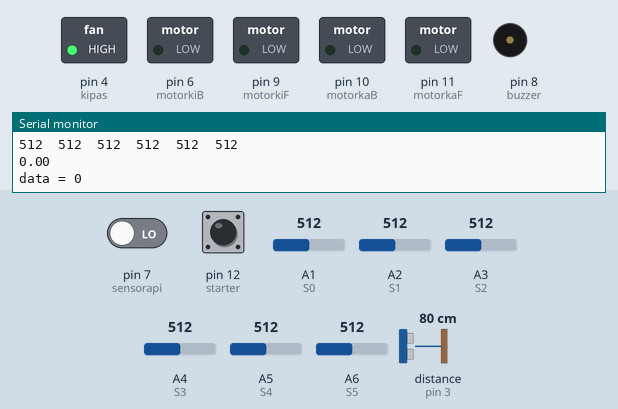
A sketch run on a simulated Arduino Nano, built with avr-gcc and run on an emulated ATmega328P. Shown: switched loads named in the sketch (green lamp = pin HIGH), buzzer (waves = sounding, pin HIGH), the last lines printed to the serial monitor. The test bench sets the inputs (shaded band); at power-on: A3 (S2) = 512, A2 (S1) = 512, A1 (S0) = 512, pin 12 (starter) HIGH, pin 7 (sensorapi) LOW, A4 (S3) = 512, A5 (S4) = 512, A6 (S5) = 512, distance to the obstacle (sensor on pin 3) 80 cm. The echo pulse lasts 58.3 µs per cm.

Above: at 1.2 s.
1.3 s: A3 (S2) set to 266
2.8 s: A3 (S2) set to 243
5.8 s: A2 (S1) set to 240
8.8 s: A1 (S0) set to 257
11.8 s: A1 (S0) set to 241
14.8 s: pin 12 (starter) pulled LOW for 0.15 s
At 15.4 s:
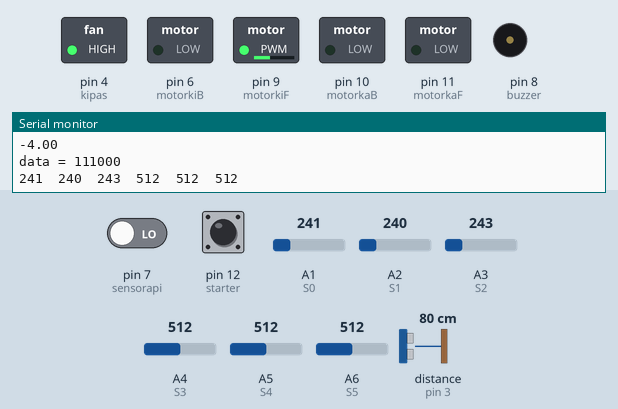
Timing chart, 0 to 17.4 s (numbered marks = the images above; inputs shaded):
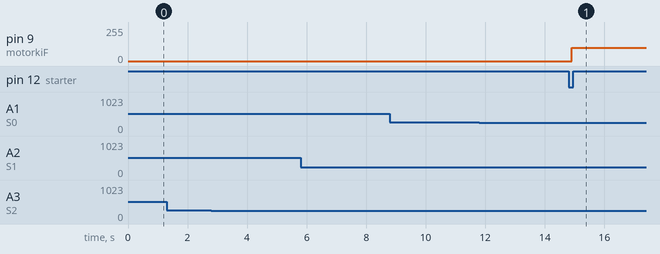

The sketch:

LFPAmaze2.ino
```cpp
#include "robotDefines.h"

void reset() {
  mazeSolved = false;
  nullify(path);
  nullify(optimizedPath);
  pathLength = 0;
  optimizedPathLength = 0;
}

void setup(){
  pinMode(motorkiB, OUTPUT);
  pinMode(motorkaB, OUTPUT);
  pinMode(motorkiF, OUTPUT);
  pinMode(motorkaF, OUTPUT);
  pinMode(buzzer,OUTPUT);
  pinMode(kipas, OUTPUT);
  pinMode(starter, INPUT_PULLUP);
  Serial.begin(9600);
  pinMode(sensorapi, INPUT);
  digitalWrite(kipas, HIGH);
  digitalWrite(buzzer, LOW);

//  simpleMaze();
}


void loop(){
//  readsensor();
//  calculate_pid();
  if(robot_run == false){
    readsensor();
    if(digitalRead(starter) == 0){
      robot_run = true;
    }
  }
  else{
    Maze();
  }
}
```

mazesolve.ino
```cpp
void turn (char dir) {
  switch(dir)
  {
   case 'R':
     do {
      readsensor();
      right();
      Serial.print("Kanan");
    } while (error != 0);
   break;

   case 'L':
    do {
      readsensor();
      left();
      Serial.print("Kiri");
    } while (error != 0);
   break;

   case 'S':
      calculate_pid();
   break;

   case 'B':
    do {
      readsensor();
      left();
    } while (error != 0);
   break;

   case 'H':
    do {
      readsensor();
      left();
    } while (error != 0);
   break;

   case 'F':
      forward();
   break;
  }
}

void Maze(){
  while(!status1){
  readsensor();
  switch (mode){
       case Left:
       path[pathLength] = 'L';
       pathLength ++;
       turn('L');
       break;

       case Right:
      // forward();
       //delay(100);
         if(mode != Line){
            path[pathLength] = 'R';
            pathLength ++;
            turn('R');
         }
         else if (mode == Line){
            path[pathLength] = 'S';
            pathLength ++;
            turn('S');
            }
        break;

       case Cross:
      // path[pathLength] = 'F';
      //pathLength ++;
       turn('F');
       break;

//       case Noline:
//       path[pathLength] = 'B';
//       pathLength ++;
//       turn('B');
//       break;

       case Fire:
       path[pathLength] = 'F';
       pathLength ++;
       padam = true;
       status1 = 1;
       turn('F');
       break;

       case Hall:
       path[pathLength] = 'B';
       pathLength ++;
       turn('B');
       break;

       case Line:
       calculate_pid();
       break;
  }
 }
}

void nullify(char a[]) {
  for (int i=0; i<pathSize; i++) {
    a[i] = NULL;
  }
}

void simpleMaze() {
  boolean changed = true;
  tempLength = pathLength;
  optimizedPathLength = pathLength;
  int i = 0;
  int j = 0;

  //copies the path array
  for (i=0; i<pathLength; i++) {
    a1[i] = path[i];
  }

  while (changed == true) {
    changed = false;
    for (i=0, j=0; i<tempLength; i++, j++) {
      if (a1[i+1] != 'B') {
        a2[j] = a1[i];
      } else if (a1[i+1] == 'B') {

        if (a1[i] == 'L' && a1[i+2] == 'R') {
          a2[j] = 'B';
        } else if (a1[i] == 'L' && a1[i+2] == 'S') {
          a2[j] = 'R';
        } else if (a1[i] == 'R' && a1[i+2] == 'L') {
          a2[j] = 'B';
        } else if (a1[i] == 'S' && a1[i+2] == 'L') {
          a2[j] = 'R';
        } else if (a1[i] == 'S' && a1[i+2] == 'S') {
          a2[j] = 'B';
        } else if (a1[i] == 'L' && a1[i+2] == 'L') {
          a2[j] = 'S';
        }

        i+=2;
        optimizedPathLength -= 2;
      } //end if

    } //end for
    nullify(a1);
    tempLength = optimizedPathLength;

    for (i=0, j=0; i<tempLength; i++, j++) {
      if (a2[i+1] != 'B') {
        a1[j] = a2[i];
      } else if (a2[i+1] == 'B') {

        if (a2[i] == 'L' && a2[i+2] == 'R') {
          a1[j] = 'B';
        } else if (a2[i] == 'L' && a2[i+2] == 'S') {
          a1[j] = 'R';
        } else if (a2[i] == 'R' && a2[i+2] == 'L') {
          a1[j] = 'B';
        } else if (a2[i] == 'S' && a2[i+2] == 'L') {
          a1[j] = 'R';
        } else if (a2[i] == 'S' && a2[i+2] == 'S') {
          a1[j] = 'B';
        } else if (a2[i] == 'L' && a2[i+2] == 'L') {
          a1[j] = 'S';
        }

        i+=2;
        optimizedPathLength -= 2;
        changed = true;
      } //end if

    } //end for
    nullify(a2);
    tempLength = optimizedPathLength;
  } //end while

  for (i=0; i<optimizedPathLength; i++) {
    optimizedPath[i] = a1[i];
    Serial.print(optimizedPath[i]);
    Serial.print('\t');
  }

  Serial.print('\n');

  for (i=0, j=0; i<optimizedPathLength; i++, j++) {
    if (optimizedPath[i] == 'L' ) {a3[j] = 'R';}
    else if (optimizedPath[i] == 'R' ) {a3[j] = 'L';}
    else if (optimizedPath[i] == 'S' ) {a3[j] = optimizedPath[i];}
    else if (optimizedPath[i] == 'B' ) {a3[j] = optimizedPath[i];}
  }

  for (j=0; j<optimizedPathLength; j++) {
    Serial.print(a3[j]);
    Serial.print('\t');
  }

  Serial.print('\n');

  for (i=0; i<optimizedPathLength; i++) {
    a4[i] = a3[i];
  }

  int temp;
  if(optimizedPathLength%2==0){
    for(i=0; i<optimizedPathLength/2; i++){
      temp=a4[optimizedPathLength-1-i];
      a4[optimizedPathLength-1-i]=a4[i];
      a4[i]=temp;
    }
    for (i=0; i<optimizedPathLength; i++) {
    Serial.print(a4[i]);
    Serial.print('\t');
  }
  }
  else if(optimizedPathLength%2==1){
    for(i=0; i<(optimizedPathLength-1)/2; i++){
      temp=a4[optimizedPathLength-1-i];
      a4[optimizedPathLength-1-i]=a4[i];
      a4[i]=temp;
    }
    for (i=0; i<optimizedPathLength; i++) {
    Serial.print(a4[i]);
    Serial.print('\t');
  }
  }
//  Serial.println(a4[1]);
 //Serial.println(optimizedPathLength);
}
```

motor.ino
```cpp
void calculate_pid(void)
{
  //int MotorSpeedKa = 100;
  //int MotorSpeedKi = 110;

  Kp = 150;
  Ki = 30;
  Kd = 170;

  P = error;
  I = I + previous_I;
  D = error - previous_error;

  PID_value = (Kp * P) + (Ki * I) + (Kd * D);

  left_motor_speed = MotorSpeed - PID_value;
  right_motor_speed = MotorSpeed + PID_value;
  powermotor = MotorSpeed - PID_value;


  // The motor speed should not exceed the max PWM value
  left_motor_speed = constrain(left_motor_speed, 0, 100);
  right_motor_speed = constrain(right_motor_speed, 0, 100);
  powermotor = constrain(powermotor, 0, 100);

//    Serial.print(PID_value);
//    Serial.print("\t");
//    Serial.print(left_motor_speed);
//    Serial.print("\t");
//    Serial.println(right_motor_speed);
  forward();
  previous_I = I;
  previous_error = error;
}

void forward(){
  analogWrite(motorkiF, left_motor_speed);
  analogWrite(motorkiB, 0);
  analogWrite(motorkaF, right_motor_speed);
  analogWrite(motorkaB, 0);
}

void left(){
  analogWrite(motorkiF, 0);
  analogWrite(motorkiB, MotorSpeed);
  analogWrite(motorkaF, MotorSpeed);
  analogWrite(motorkaB, 0);
}

void right(){
  analogWrite(motorkiF, MotorSpeed);
  analogWrite(motorkiB, 0);
  analogWrite(motorkaF, 0);
  analogWrite(motorkaB, MotorSpeed);
}

void back(){
  analogWrite(motorkiF, 0);
  analogWrite(motorkiB, MotorSpeed);
  analogWrite(motorkaF, MotorSpeed);
  analogWrite(motorkaB, 0);
}

void stopbot(){
  analogWrite(motorkiF, 0);
  analogWrite(motorkiB, 0);
  analogWrite(motorkaF, 0);
  analogWrite(motorkaB, 0);
}
```

optimalMaze.ino
```cpp
void runOptimizedMaze() {

}
```

padam.ino
```cpp
void padamkan (){
  if(padam==true){
  int i;
  while (i < 3){
  for(i = 0; i < 3; i++){
    unsigned long previousMillis = 0;
    const long interval = 1000;
    unsigned long currentMillis = millis();
   if (currentMillis - previousMillis >= interval) {
    // save the last time you blinked the LED
    previousMillis = currentMillis;
    int ApiPadam = digitalRead(sensorapi);
      if(ApiPadam == HIGH){
        digitalWrite(kipas, LOW);
        digitalWrite(buzzer, HIGH);
        }
      else if(ApiPadam == LOW){
        digitalWrite(kipas, HIGH);
        digitalWrite(buzzer, LOW);
      }
    }
   }
  }
 }
}
```

robotDefines.h
```cpp
//inisialisasi sensor
#include <NewPing.h>
#define trigPin 2
#define echoPin 3
#define DISTANCE 8
#define sensorapi 7
#define Left 1
#define Right 2
#define Back 3
#define Line 4
#define Cross 5
#define Hall 6
#define Fire 7
#define Noline 8
#define starter 12

boolean robot_run = false;

NewPing sonar(trigPin, echoPin, DISTANCE);
//sensor define
int mode;

int S0 = A1;
int S1 = A2;
int S2 = A3;
int S3 = A4;
int S4 = A5;
int S5 = A6;

int Mata0;
int Mata1;
int Mata2;
int Mata3;
int Mata4;
int Mata5;
int Mata6;
int Mata7;

//Array Sensor
int data;
unsigned char s[7];

//threshold sensor
int threshold = 250;

//delay times
#define checkTime 30
#define timeBeforeTurn 200

//inisialisasi motor
#define motorkiF 9
#define motorkiB 6
#define motorkaF 11
#define motorkaB 10
//Inisialisasi kecepatan motor
int MotorSpeed = 100;

unsigned int status1 = 0;
unsigned int status2 = 0;
unsigned int finish = 0;
boolean padam = false;
//inisialisasi maze
//max size of the path
#define pathSize 100
boolean mazeSolved;

//stores all the turns that the robot takes when it is solving the maze
char path[pathSize] = {};

//stores the path after it has been optimized
char optimizedPath[pathSize] = {};
char a1[pathSize] = {};
char a2[pathSize] = {};
char a3[pathSize] = {};
char a4[pathSize] = {};
int tempLength;
int pathLength;
int optimizedPathLength;
int pathIndex = 0;

// PID
float Kp;
float Ki;
float Kd;

float error = 0, P = 0, I = 0, D = 0, PID_value = 0;
float previous_error = 0, previous_I = 0;

float left_motor_speed;
float right_motor_speed;
float powermotor;

//robot output
#define kipas 4
#define buzzer 8
```

sensor.ino
```cpp
void readsensor()
{
   uint8_t distance = sonar.ping_cm();
   delay(10);                     // Wait 50ms between pings (about 20 pings/sec). 29ms should be the shortest delay between pings.
//    Serial.print("Ping: ");
//    Serial.print(sonar.ping_cm()); // Send ping, get distance in cm and print result (0 = outside set distance range)
//    Serial.println("cm");
//    delay(10);
  //pembacaan sensor
  Mata0 = analogRead(S0);
  Mata1 = analogRead(S1);
  Mata2 = analogRead(S2);
  Mata3 = analogRead(S3);
  Mata4 = analogRead(S4);
  Mata5 = analogRead(S5);

 //  converting to digital
  if(Mata0 < threshold)
  {s[0] = 1;}
  else
  {s[0] = 0;}
  if(Mata1 < threshold)
  {s[1] = 1;}
  else
  {s[1] = 0;}
  if(Mata2 < threshold)
  {s[2] = 1;}
  else
  {s[2] = 0;}
  if(Mata3 < threshold)
  {s[3] = 1;}
  else
  {s[3] = 0;}
  if(Mata4 < threshold)
  {s[4] = 1;}
  else
  {s[4] = 0;}
  if(Mata5 < threshold)
  {s[5] = 1;}
  else
  {s[5] = 0;}

//  change the sensor reading into aseria of binary number
  data=(s[0]*32)+(s[1]*16)+(s[2]*8)+(s[3]*4)+(s[4]*2)+(s[5]*1);

  if(digitalRead(sensorapi) == HIGH){if(distance){error = 0; mode = Fire;}}
 else if (distance){error = 0; mode = Hall; MotorSpeed = 70;}
 else if (data == 0b0011111){error = 0; mode = Left; MotorSpeed = 60;}
 else if (data == 0b0111110){error = 0; mode = Right; MotorSpeed = 60;}
 else if (data == 0b0100001){error = 0; mode = Cross; MotorSpeed = 70;}
 else if (data == 0b0111111){error = 0; mode = Noline; MotorSpeed = 50;}
 //else if (data == 0b0011111){error = 5; mode = Line; MotorSpeed = 60;}
 else if (data == 0b0000111){error = 4; mode = Line; MotorSpeed = 62;}
 else if (data == 0b0001111){error = 4; mode = Line; MotorSpeed = 62;}
 else if (data == 0b0101111){error = 3; mode = Line; MotorSpeed = 64;}
 else if (data == 0b0100111){error = 2; mode = Line; MotorSpeed = 66;}
 else if (data == 0b0110111){error = 1; mode = Line; MotorSpeed = 68;}
 else if (data == 0b0110011 || data == 0b0100011 || data == 0b0110001){error = 0; mode = Line; MotorSpeed = 100;}
 else if (data == 0b0111011){error = -1; mode = Line; MotorSpeed = 68;}
 else if (data == 0b0111001){error = -2; mode = Line; MotorSpeed = 66;}
 else if (data == 0b0111101){error = -3; mode = Line; MotorSpeed = 64;}
 else if (data == 0b0111000){error = -4; mode = Line; MotorSpeed = 62;}
 else if (data == 0b0111100){error = -4; mode = Line; MotorSpeed = 62;}
// else if (data == 0b0111110){error = -5; mode = Line; MotorSpeed = 60;}
  Serial.print("data = ");
  Serial.println(data,BIN);


// if ((s[0]==0)&&(s[1]==1)&&(s[2]==1)&&(s[3]==1)&&(s[4]==1)&&(s[5]==1)){error = 5; mode = Line; MotorSpeed = 54;}
// else if ((s[0]==0)&&(s[1]==0)&&(s[2]==1)&&(s[3]==1)&&(s[4]==1)&&(s[5]==1)){error = 4; mode = Line; MotorSpeed = 54;}
// else if ((s[0]==1)&&(s[1]==0)&&(s[2]==1)&&(s[3]==1)&&(s[4]==1)&&(s[5]==1)){error = 3; mode = Line; MotorSpeed = 54;}
// else if ((s[0]==1)&&(s[1]==0)&&(s[2]==0)&&(s[3]==1)&&(s[4]==1)&&(s[5]==1)){error = 2; mode = Line; MotorSpeed = 56;}
// else if ((s[0]==1)&&(s[1]==1)&&(s[2]==0)&&(s[3]==1)&&(s[4]==1)&&(s[5]==1)){error = 1; mode = Line; MotorSpeed = 58;}
// else if ((s[0]==1)&&(s[1]==1)&&(s[2]==0)&&(s[3]==0)&&(s[4]==1)&&(s[5]==1)){error = 0; mode = Line; MotorSpeed = 60;}
// else if ((s[0]==1)&&(s[1]==1)&&(s[2]==1)&&(s[3]==0)&&(s[4]==1)&&(s[5]==1)){error = -1; mode = Line; MotorSpeed = 58;}
// else if ((s[0]==1)&&(s[1]==1)&&(s[2]==1)&&(s[3]==0)&&(s[4]==0)&&(s[5]==1)){error = -2; mode = Line; MotorSpeed = 56;}
// else if ((s[0]==1)&&(s[1]==1)&&(s[2]==1)&&(s[3]==1)&&(s[4]==0)&&(s[5]==1)){error = -3; mode = Line; MotorSpeed = 54;}
// else if ((s[0]==1)&&(s[1]==1)&&(s[2]==1)&&(s[3]==1)&&(s[4]==0)&&(s[5]==0)){error = -4; mode = Line; MotorSpeed = 54;}
// else if ((s[0]==1)&&(s[1]==1)&&(s[2]==1)&&(s[3]==1)&&(s[4]==1)&&(s[5]==1)){error = -5; mode = Line; MotorSpeed = 54;}
// else if ((s[0]==0)&&(s[1]==0)&&(s[2]==0)&&(s[3]==0)&&(s[4]==1)&&(s[5]==1)){error = 0; mode = Left; MotorSpeed = 50;}
// else if ((s[0]==1)&&(s[1]==1)&&(s[2]==1)&&(s[3]==1)&&(s[4]==1)&&(s[5]==1)){error = 0; mode = Back; MotorSpeed = 50;}
// else if ((s[0]==1)&&(s[1]==1)&&(s[2]==0)&&(s[3]==0)&&(s[4]==1)&&(s[5]==0)){error = 0; mode = Right; MotorSpeed = 50;}
// else if ((s[0]==0)&&(s[1]==0)&&(s[2]==0)&&(s[3]==0)&&(s[4]==0)&&(s[5]==0)){error = 0; mode = Cross; MotorSpeed = 60;}
    Serial.print(Mata0);
//  Serial.print(s[0]);
    Serial.print("\t");
    Serial.print(Mata1);
//  Serial.print(s[1]);
    Serial.print("\t");
    Serial.print(Mata2);
//  Serial.print(s[2]);
    Serial.print("\t");
    Serial.print(Mata3);
//  Serial.print(s[3]);
    Serial.print("\t");
    Serial.print(Mata4);
//  Serial.print(s[4]);
    Serial.print("\t");
    Serial.print(Mata5);
//  Serial.print(s[5]);
    Serial.println("\t");
  Serial.println(error);
//////    delay(100);
}
```

Measured:
- after the input at 14.8 s, pin 9 (motorkiF): 0/255 → 100/255 after 0.10 s
